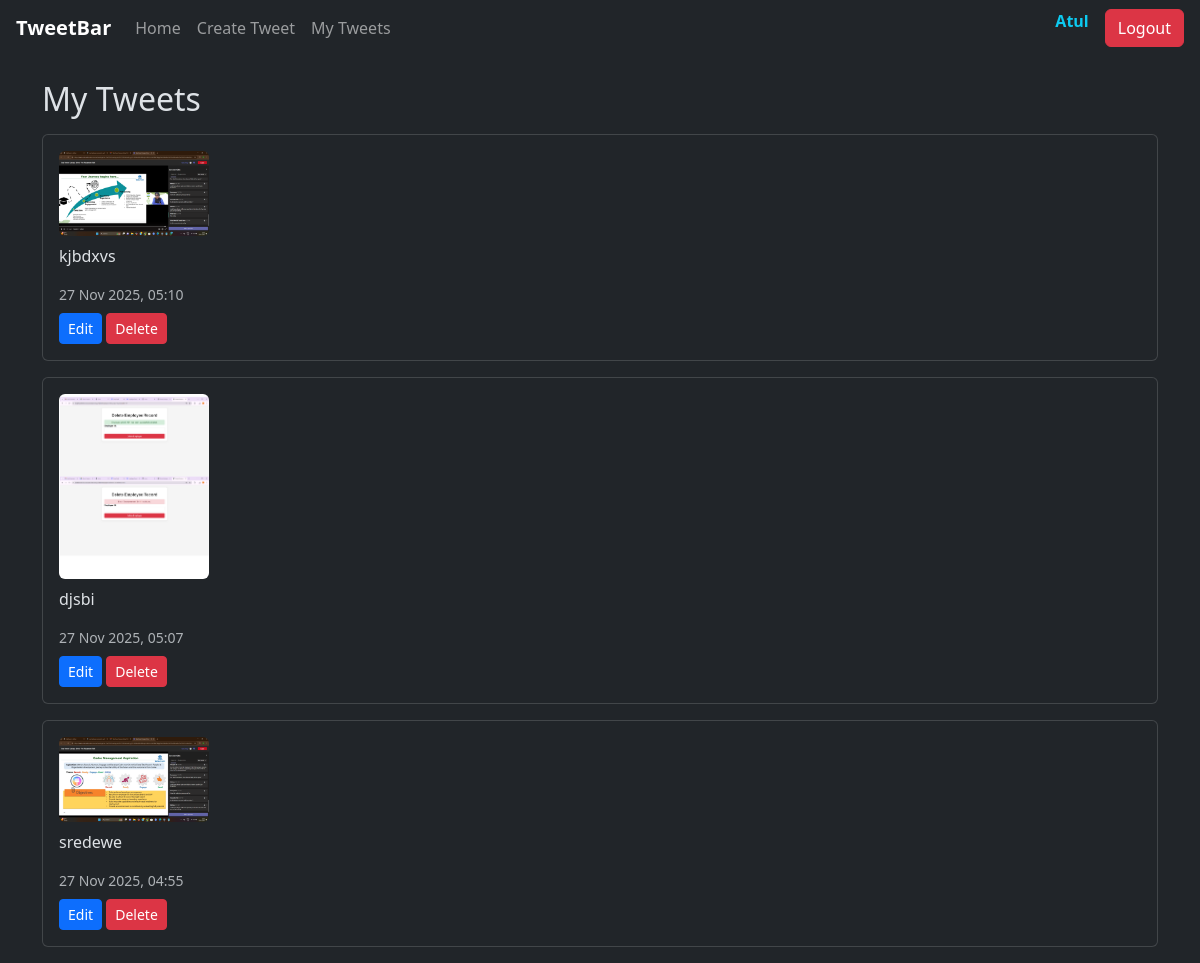
The app's page /my-tweets/ (signed in) with its own data.
### tweetapp/models.py (models this page shows, shortened)
class Tweet(models.Model):
    user = models.ForeignKey(User,on_delete=models.CASCADE)
    text = models.TextField(max_length=240)
    photo = models.ImageField(upload_to='photos/')
    created_at = models.DateTimeField(auto_now_add=True )
    updated_at = models.DateTimeField(auto_now=True)

### tweetapp/views.py (the view)
# urls.py: path("my-tweets/", views.my_tweets, name="my_tweets"),
@login_required
def my_tweets(request):
    tweets = Tweet.objects.filter(user=request.user).order_by('-created_at')
    return render(request, 'my_tweets.html', {'tweets': tweets})

### templates/my_tweets.html (shortened to what this page needs)
{% extends "layout.html" %}
{% load static %}
{% block content %}
<h2 class="my-3">My Tweets</h2>
{% if tweets %}
    {% for item in tweets %}
    <div class="card mb-3 p-3">
        {% if item.photo %}
            <img src="{{ item.photo.url }}" width="150" class="rounded mb-2">
        {% endif %}
        <p>{{ item.text }}</p>
        <small class="text-muted">{{ item.created_at|date:"d M Y, H:i" }}</small>
        <div>
        <a href="{% url 'tweet_edit' item.id %}" class="btn btn-sm btn-primary mt-2">Edit</a>
        <a href="{% url 'tweet_delete' item.id %}" onclick="return confirm('Delete tweet?')" class="btn btn-sm btn-danger mt-2">Delete</a>
        </div>
    </div>
    {% endfor %}
{% else %}
<p class="text-muted">You have not posted any tweets yet.</p>
{% endif %}
{% endblock %}

### templates/layout.html (shortened to what this page needs)
{% load static %}
<!DOCTYPE html>
<html lang="en" data-bs-theme="dark">
<head>
    <link href="https://cdn.jsdelivr.net/npm/bootstrap@5.3.8/dist/css/bootstrap.min.css" rel="stylesheet">
</head>
<body>
<nav class="navbar navbar-expand-lg navbar-dark bg-dark px-3">
  <a class="navbar-brand fw-bold" href="{% url 'tweet_list' %}">TweetBar</a>
  <div class="collapse navbar-collapse" id="navbarNav">
    <ul class="navbar-nav me-auto">
      <li class="nav-item">
        <a class="nav-link" href="{% url 'tweet_list' %}">Home</a>
      </li>
      {% if user.is_authenticated %}
      <li class="nav-item">
        <a class="nav-link" href="{% url 'tweet_create' %}">Create Tweet</a>
      </li>
      <li class="nav-item">
        <a class="nav-link" href="{% url 'my_tweets' %}">My Tweets</a>
      </li>
      {% endif %}
    </ul>
   <ul class="navbar-nav">
  {% if user.is_authenticated %}
    <li class="nav-item">
      <span class="navbar-text me-3 text-info fw-semibold">
         {{ user.username }}
      </span>
    </li>
    <li class="nav-item">
      <form method="post" action="{% url 'logout' %}" class="d-inline">
        <button type="submit" class="btn btn-danger">Logout</button>
      </form>
    </li>
  {% endif %}
</ul>
  </div>
</nav>
<div class="container mt-4">
  {% block content %}
  {% endblock %}
</div>
</body>
</html>

### records on screen
Tweet: photo (picture), text "kjbdxvs", created_at "27 Nov 2025, 05:10"
Tweet: photo (picture), text "djsbi", created_at "27 Nov 2025, 05:07"
Tweet: photo (picture), text "sredewe", created_at "27 Nov 2025, 04:55"

### other values on screen
{{ user.username }} "Atul"
